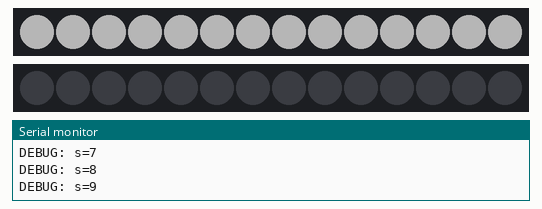
A sketch run on a simulated Arduino Mega 2560, built with avr-gcc and run on an emulated ATmega2560. Parts: 2 × 14 RGB LEDs in strip order, left to right, the last lines printed to the serial monitor. Dim RGB values are drawn brighter than linear.

Above: at 0.67 s.
At 21.9 s:
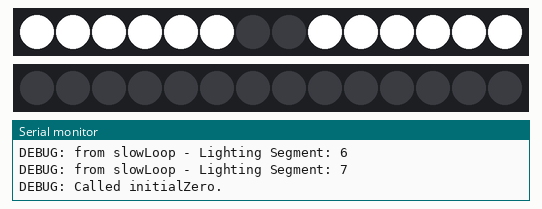
At 24.2 s:
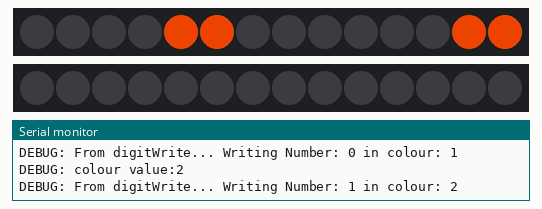
At 26.3 s:
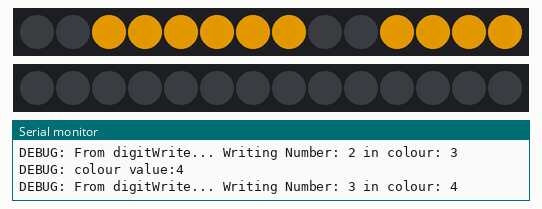
At 30.5 s:
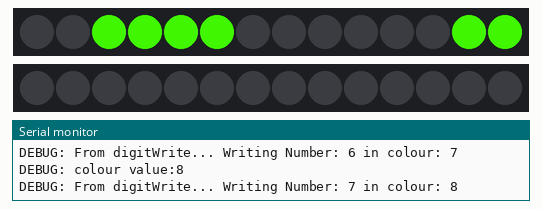
At 38.8 s:
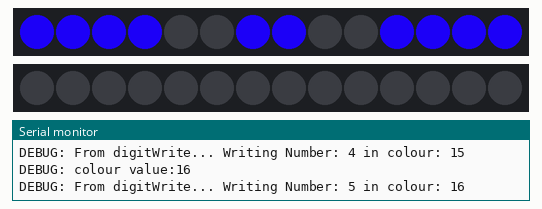

Measured:
- what the display in image 1 shows lasts 1.2 s, from 21.9 s to 23.1 s
- what the display in image 2 shows lasts 1.0 s, from 24.2 s to 25.2 s

The sketch:

FastLED-7segment.ino
```cpp
////////////////////////////////////////////////////////////////////////////////////
//Begin 01.Variables

#include <FastLED.h>

//Verbose debugging via Terminal.
bool debugOn = true;


//Sets up some Variables.
const byte NUM_DIGITS = 2;
const byte LEDS_PER_SEG = 2;
const byte LEDS_PER_DIGIT = (LEDS_PER_SEG * 7);
const byte LED_PIN_1 = 22;
const byte LED_PIN_2 = 24;


//Initial HSV Values.  Used to set the values later
byte hueInt = 0;
byte satInt = 255;
byte valInt = 255;

//Sets the segments to light for each digit.  See notes in segLight();
byte digitPixel[10][7] = { {1,1,1,0,1,1,1},
                         {0,0,1,0,0,0,1},
                         {0,1,1,1,1,1,0},
                         {0,1,1,1,0,1,1},
                         {1,0,1,1,0,0,1},
                         {1,1,0,1,0,1,1},
                         {1,1,0,1,1,1,1},
                         {0,1,1,0,0,0,1},
                         {1,1,1,1,1,1,1},
                         {1,1,1,1,0,1,1},
};

//Defines the names of the strip arrays.
CRGB testStrip[NUM_DIGITS][LEDS_PER_DIGIT];


////////////////////////////////////////////////////////////////////////////////////
//Begin 02.Main

void setup() {
  Serial.begin(115200);
  if (debugOn) Serial.println("Verbose debugging Started...");
  delay(500); //pause a moment to let capacitors on board settle.

  //Set up the strips to an array of arrays.
  if(debugOn) Serial.println("DEBUG: Initialising Strips");
  FastLED.addLeds<WS2812B, LED_PIN_1, GRB>(testStrip[0], LEDS_PER_DIGIT);
  FastLED.addLeds<WS2812B, LED_PIN_2, GRB>(testStrip[1], LEDS_PER_DIGIT);
  //If you have more digits - these will need to be set here, one by one!

  delay(15); //Settle the LEDs.  There was some funny business going on before this was set.
  Serial.println("Strips initialised.");
  Serial.println("");

}

void loop() {
  rainbowFromWhite(15,15,500);
  rainbowToWhite(15,15,500);
  slowLoop(1000);
  FastLED.delay(1000);
  initialZero(1000);
  FastLED.delay(1000);
  countAll();
}


////////////////////////////////////////////////////////////////////////////////////
//Begin 03.segLight
void segLight(byte digit, byte seg, byte col){
  //Use this to light up a single segment.  NOTE: use FastLED.show() as well if using independently of digitWrite.
  //digit picks which neopixel strip(s), 0 indexed.
  //seg calls a segment (1-9).
  //col is color.  0 = off, 25 = white.  All else (1-24) is a fraction (1/15) of the colour wheel.
  byte endPixel = (seg * LEDS_PER_SEG);
  byte beginPixel = (endPixel - LEDS_PER_SEG);

  convertColourVal(col);


  //This Code will work with both single Pixel and multiple pixel segments, but will require a loop for each board, and any dots.
  for(int i=beginPixel; i<endPixel; i++){
    testStrip[digit][i] = CHSV( hueInt, satInt, valInt);
  }
}

void convertColourVal(byte col){
  //Used to set the HSV colour correctly
  if(col==0){
    satInt = 255;
    valInt = 0;
  }
  else if(col==25){
    satInt = 0;
    valInt = 255;
  }
  else {
    //Converts the Colour Number (1-24 into a standard 360 degree Hue value, then into the one byte integer needed for the FastLED Library.
    //This Stack Exchange answer covers the math involved here:  https://stackoverflow.com/a/46821498
    satInt = 255;
    valInt = 255;
    byte hueValue = (col*15);
    hueInt = round((hueValue/1.41176470588235294117));
  }
}

////////////////////////////////////////////////////////////////////////////////////
//Begin 04.digitWrite

void digitWrite(byte digit, byte val, byte col){
  //use this to light up a digit
  //digit is which digit panel one (right to left, 0 indexed)
  //val is the character value to set on the digit
  //col is the predefined color to use (0-25), see notes on segLight.
  //example:
  //        digitWrite(0, 4, 1);
  //would set the first digit to a "4" in red.

  /*
  // Letters are the standard segment naming, as seen from the front,
  // numbers are based upon the wiring sequence.
  // If you modify the wiring, be sure to modify the order in the digitPixel array above.

       A 2
      ----------
     |          |
     |          |
 F 1 |          | B 3
     |          |
     |     G 4  |
      ----------
     |          |
     |          |
 E 5 |          | C 7
     |          |
     |     D 6  |
      ----------
  */


  //Pixel Definitions Array.
  //This sets which segments will light (0 off, 1 on) for each value.
  //Remember - Arrays are zero indexed, so the value does not need to change (0-9), but the segment to light will.
  if(debugOn) {Serial.print("DEBUG: From digitWrite... Writing Number: "); Serial.print(val); Serial.print(" in colour: "); Serial.println(col);}
  for(byte seg=0;seg<7;seg++){
    if(!digitPixel[val][seg]) {
      segLight(digit,(seg+1),0);
      delay(5);
    }
    else {
      segLight(digit,(seg+1),col);
      delay(5);
    }
  }
  FastLED.show();
}

////////////////////////////////////////////////////////////////////////////////////
//Begin 06.Test_Digits

//Chase Segments in a slow loop.  Now designed to show on all digits, as per segLight/ digitWrite:
void slowLoop(byte wait){
  if(debugOn) Serial.println("DEBUG: Called slowLoop.");
  for(byte seg=1;seg<8;seg++){
    if(debugOn) {Serial.print("DEBUG: from slowLoop - Lighting Segment: "); Serial.println(seg);}
    FastLED.clear();  //Clear Everything.
    if(seg != 1) segLight(0,(seg-1),0); //clear the last segment - without ever passing a zero segment.
    segLight(0,seg,(seg*2)); //display it
    FastLED.show();
    delay(wait);
  }
}

void countAll(){
  byte colourVal;
  byte digitVal;
  //this uses digitWrite() command to run through all numbers with one second
  //timing on each of the digit panels in the display simultaneously.
    for(int i=1;i<26;i++){
      Serial.print("DEBUG: colour value:"); Serial.println(i);
      if(digitVal>9) digitVal = 0;
      if(i>26) colourVal = 1;
      else colourVal = i;
      digitWrite(0,digitVal,colourVal);
      delay(1000);
      digitVal++;
    }
}

void rainbowFromWhite(byte waitWhite, byte waitColour, byte finalWait){
  if (debugOn) Serial.println("DEBUG: Called rainbowFromWhite.");
  for(byte s;s<255;s++){
    if(debugOn) {Serial.print("DEBUG: s="); Serial.println(s);}
    fill_solid(testStrip[0],LEDS_PER_DIGIT,CHSV(0,s,128));
    FastLED.show();
    FastLED.delay(waitWhite);
  }
  for(byte c;c<255;c++){
    if(debugOn) {Serial.print("DEBUG: c="); Serial.println(c);}
    fill_solid(testStrip[0], LEDS_PER_DIGIT, CHSV(c,255,128) );
    FastLED.show();
    FastLED.delay(waitColour);
  }
  FastLED.clear();
  FastLED.delay(finalWait);
}

void rainbowToWhite(byte waitColour, byte waitWhite, byte finalWait){
  if (debugOn) Serial.println("DEBUG: Called rainbowToWhite.");
  for(byte c=255;c>0;c--){
    if(debugOn) {Serial.print("DEBUG: c="); Serial.println(c);}
    fill_solid(testStrip[0], LEDS_PER_DIGIT, CHSV(c,255,255) );
    FastLED.show();
    FastLED.delay(waitColour);
  }
  for(byte s=255;s>0;s--){
    if(debugOn) {Serial.print("DEBUG: s="); Serial.println(s);}
    fill_solid(testStrip[0],LEDS_PER_DIGIT,CHSV(255,s,255));
    FastLED.show();
    FastLED.delay(waitWhite);
  }
  FastLED.clear();
  FastLED.delay(finalWait);
}

//Lands on a Zero for all digits
void initialZero(byte wait){
  if(debugOn) Serial.println("DEBUG: Called initialZero.");
  byte displayOrder[6] = {6,7,3,2,1,5};
  FastLED.clear();
  for(byte index=0;index<6;index++){
    segLight(0,displayOrder[index],25);
    FastLED.show();
    delay(wait);
  }
}
```
